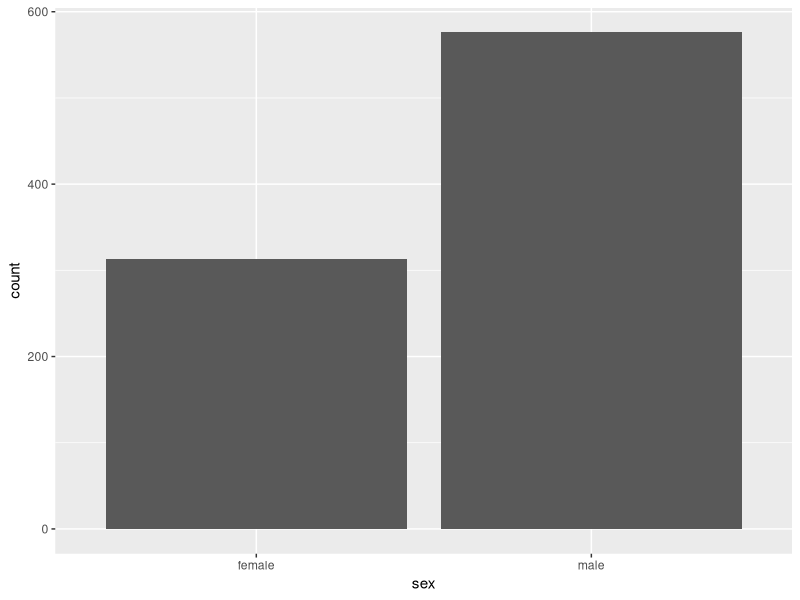
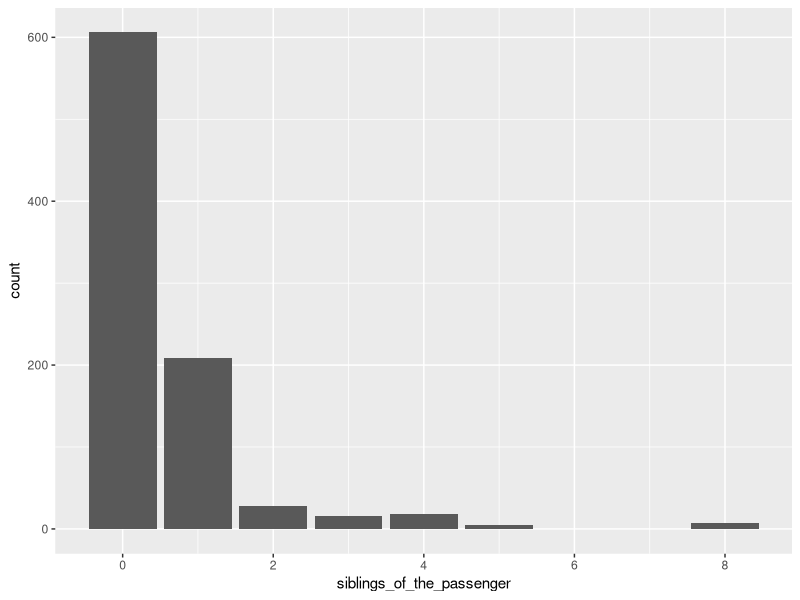
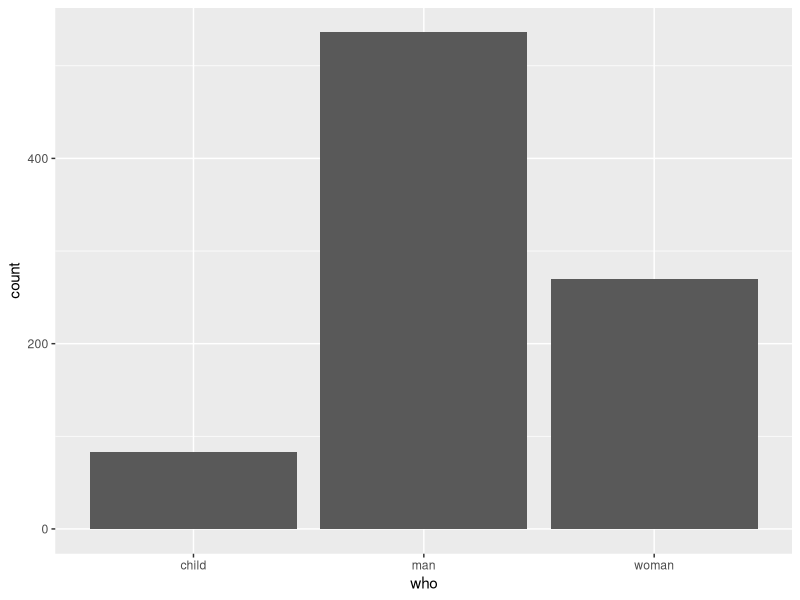
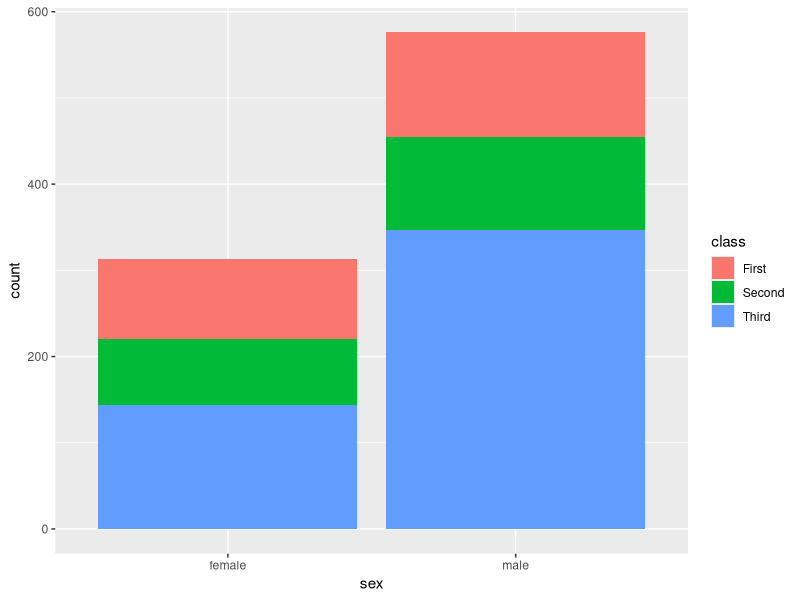

Here is the R script that generated these plots, in order: (Note: this script raises an error after producing the figures.)
library(tidyverse)

titanic_df <- read_csv("titanic.csv",locale = locale(decimal_mark = ",")) 

## MIN Y MAX

min(titanic_df$age, na.rm = T) # nos devuelve solo un valor

titanic_df %>%
  slice_min(age) %>%
  relocate(survived)

titanic_df %>%
  slice_max(age,n=5) %>%
  relocate(survived) #los slice me devuelven la observacion

#el boleto mas barato
titanic_df %>%
  slice_min(fare) # 4.01

#el boleto mas caro
titanic_df %>%
  slice_max(fare)%>%
  relocate(fare) #512

unique(titanic_df$Port_of_Embarkation)
unique(titanic_df$class)

## ORDENAR

titanic_df %>%
  arrange(fare)%>%
  relocate(Port_of_Embarkation,fare)%>%
  head(1)

titanic_df %>%
  arrange(desc(fare))%>%
  relocate(Port_of_Embarkation,fare)%>%
  head(1)

titanic_df %>%
  arrange(age)%>%
  relocate(Port_of_Embarkation)%>%
  head(2) #los dos pasajeros mas jovenes salieron de C y S

titanic_df %>%
  arrange(desc(age))%>%
  relocate(class)%>%
  head(2) # los dos pasajeros mas longevos eran de 1 y 3 clase


titanic_df %>%
  arrange(fare,age)

titanic_df %>%
  arrange(age,fare)


## FILTRAR

titanic_first <- titanic_df %>%
  filter(class=='First')

titanic_age <- titanic_df$age

titanic_df %>%
  filter(sex=="female") %>%
  slice_max(age) ## la edad maxima de las mujeres es de 63

titanic_df %>%
  filter(who=="child") %>%
  slice_max(age)

titanic_df %>%
  filter(who!="child") %>%
  slice_min(age) ## la edad maximo para niños es de 15

## GRAFICO DE BARRAS

titanic_df %>%
  ggplot(aes(x=sex))+
  geom_bar()

titanic_df %>%
  ggplot(aes(x=siblings_of_the_passenger))+
  geom_bar()

titanic_df %>%
  ggplot(aes(x=who))+
  geom_bar()

titanic_df %>%
  ggplot(aes(x=sex))+
  geom_bar(aes(fill = class))
#Rename variable
titanic_df <- rename(titanic_df, 'Port' = 'Puerto')

titanic_df %>%
  ggplot(aes(x=who))+
  geom_bar(aes(fill=class))

titanic_df %>%
  ggplot(aes(x=class))+
  geom_bar(aes(fill=who))

titanic_df %>%
  ggplot(aes(x=alone))+
  geom_bar(aes(fill=who))

titanic_df %>%
  ggplot(aes(x=alone))+
  geom_bar(aes(fill=class))



titanic_df %>%
  ggplot(aes(x=alone))+
  geom_bar(aes(fill=class),position='dodge')

titanic_df %>%
  ggplot(aes(x=alone))+
  geom_bar(aes(fill=who),position='fill')+
  labs(x='Viaja Solo',y='Proporcion')


titanic_df %>%
  filter(Port=="S")%>%
  ggplot(aes(x=Port))+
  geom_bar(aes(fill=sex),position='fill')+
  labs(title = 'Proporcion de personas que embarcaron en Southp',x='Puerto',y='Proporcion') #de S el %25 aprox eran mujeres


titanic_df %>%
  ggplot(aes(x=Port))+
  geom_bar(aes(fill=class),position='fill') # la mayor proporcion de 3 clase salio de Q


titanic_df %>%
  filter(Port=='Q')%>%
  ggplot()+
  geom_bar(aes(x=Port,fill=class))


titanic_df %>%
  filter(Port=='S')%>%
  ggplot()+
  geom_bar(aes(x=Port,fill=survived),position = 'dodge')

titanic_df %>%
  filter(sex=='female')%>%
  ggplot()+
  geom_bar(aes(x=fct_rev(fct_infreq(Port))))+
  labs(title = 'Cantidad de Mujeres que embarcaron por puerto',x='Puerto de embarque',y='Cantidad de mujeres')

titanic_df %>%
  ggplot()+
  geom_bar(aes(x=Port,fill = sex),position='fill')+
  labs(title = 'Proporcion de Mujeres que embarcaron por puerto',x='Puerto de embarque',y='Proporcion')+
  theme_minimal()

titanic_df %>%
  ggplot(aes(x = Port, fill = sex)) +
  geom_bar(position = "fill") +
  labs(
    title = "Fracción de pasajeras mujeres en cada puerto",
    x = "Puerto de embarque",
    y = "Fracción"
  ) +
  theme_minimal()

titanic_df%>%
ggplot() + geom_bar(aes(x=survived, fill=class), position = 'fill') +
  labs(x ="¿Sobrevivió?", y = "Proporción") +
  scale_x_discrete(labels=c('No', 'Sí')) +
  scale_fill_manual(name = "Clase", labels = c("Primera", "Segunda", "Tercera"),
                    values = c("tomato3", "darkseagreen3", "darkorchid"))+
  theme_minimal()


titanic_df %>%
  ggplot(aes(x = Port, fill = sex)) +
  geom_bar(position = "fill") +
  stat_count(geom = 'text',aes(label=stat(count)),position = position_fill(vjust=0.5),color='black')+
  labs(
    title = "Fracción de pasajeras mujeres en cada puerto",
    x = "Puerto de embarque",
    y = "Fracción"
  ) +
  theme_minimal()

## AGRUPAR

titanic_who <- titanic_df %>% group_by(who)
titanic_who %>% summarise(observaciones = n())
titanic_who %>% summarise(edad_promedio = mean(age,na.rm=T))
titanic_df %>% summarise(edad_promedio = mean(age,na.rm=T))

titanic_class <- titanic_df %>%
  group_by(class)
titanic_class %>% summarise(cantidad_pasajeros = n())

titanic_survived <- titanic_df %>%
  group_by(survived)
titanic_survived %>% summarise(cantidad_pasajeros = n())


titanic_siblings <- titanic_df %>%
  group_by(siblings_of_the_passenger)
titanic_siblings %>% summarise(cantidad_pasajeros = n())


titanic_class %>%
  summarise(edad_prom = mean(age,na.rm=T))%>%
  ggplot(aes(x=class,y=edad_prom))+
  geom_col()+
  theme_minimal()

titanic_df %>%
  group_by(Port)%>%
  summarise(fare_prom = mean(fare,na.rm=T))%>%
  ggplot(aes(x = Port, y = fare_prom, fill = Port)) +
  geom_col() +
  labs(
    title = "Precio promedio del boleto por puerto de embarque",
    x = "Puerto de embarque",
    y = "Tarifa promedio"
  ) +
  theme_minimal()


titanic_survived %>%
  summarise(edad_prom = mean(age,na.rm=T))


titanic_class %>%
  summarise(boleto_prom = median(fare,na.rm=T))


titanic_class %>%
  ggplot(aes(x=class,y=fare))+
  geom_jitter()



